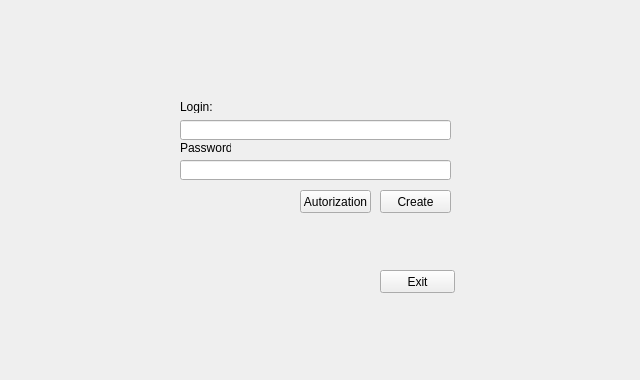
<?xml version="1.0" encoding="UTF-8"?>
<ui version="4.0">
 <class>Form</class>
 <widget class="QWidget" name="Form">
  <property name="geometry">
   <rect>
    <x>0</x>
    <y>0</y>
    <width>640</width>
    <height>380</height>
   </rect>
  </property>
  <property name="windowTitle">
   <string>Form</string>
  </property>
  <widget class="QPushButton" name="in_3">
   <property name="geometry">
    <rect>
     <x>300</x>
     <y>190</y>
     <width>71</width>
     <height>23</height>
    </rect>
   </property>
   <property name="text">
    <string>Autorization</string>
   </property>
  </widget>
  <widget class="QLabel" name="label_5">
   <property name="geometry">
    <rect>
     <x>180</x>
     <y>140</y>
     <width>51</width>
     <height>16</height>
    </rect>
   </property>
   <property name="text">
    <string>Password:</string>
   </property>
  </widget>
  <widget class="QLabel" name="err_3">
   <property name="geometry">
    <rect>
     <x>230</x>
     <y>100</y>
     <width>221</width>
     <height>16</height>
    </rect>
   </property>
   <property name="styleSheet">
    <string notr="true">QLabel { color:red
							}</string>
   </property>
   <property name="text">
    <string/>
   </property>
  </widget>
  <widget class="QPushButton" name="rg_3">
   <property name="geometry">
    <rect>
     <x>380</x>
     <y>190</y>
     <width>71</width>
     <height>23</height>
    </rect>
   </property>
   <property name="text">
    <string>Create</string>
   </property>
  </widget>
  <widget class="QPushButton" name="Exit_3">
   <property name="geometry">
    <rect>
     <x>380</x>
     <y>270</y>
     <width>75</width>
     <height>23</height>
    </rect>
   </property>
   <property name="text">
    <string>Exit</string>
   </property>
  </widget>
  <widget class="QLabel" name="label_6">
   <property name="geometry">
    <rect>
     <x>180</x>
     <y>100</y>
     <width>47</width>
     <height>13</height>
    </rect>
   </property>
   <property name="text">
    <string>Login:</string>
   </property>
  </widget>
  <widget class="QLineEdit" name="login_3">
   <property name="geometry">
    <rect>
     <x>180</x>
     <y>120</y>
     <width>271</width>
     <height>20</height>
    </rect>
   </property>
  </widget>
  <widget class="QLineEdit" name="passw_3">
   <property name="geometry">
    <rect>
     <x>180</x>
     <y>160</y>
     <width>271</width>
     <height>20</height>
    </rect>
   </property>
  </widget>
 </widget>
 <resources/>
 <connections/>
</ui>
